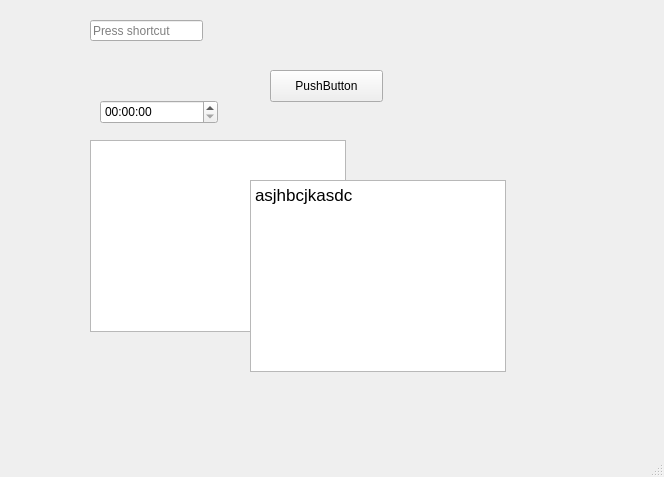
<?xml version="1.0" encoding="UTF-8"?>
<ui version="4.0">
 <class>MainWindow</class>
 <widget class="QMainWindow" name="MainWindow">
  <property name="geometry">
   <rect>
    <x>0</x>
    <y>0</y>
    <width>664</width>
    <height>477</height>
   </rect>
  </property>
  <property name="windowTitle">
   <string>MainWindow</string>
  </property>
  <widget class="QWidget" name="centralwidget">
   <widget class="QListView" name="listView">
    <property name="geometry">
     <rect>
      <x>90</x>
      <y>140</y>
      <width>256</width>
      <height>192</height>
     </rect>
    </property>
   </widget>
   <widget class="QPushButton" name="pushButton">
    <property name="geometry">
     <rect>
      <x>270</x>
      <y>70</y>
      <width>113</width>
      <height>32</height>
     </rect>
    </property>
    <property name="text">
     <string>PushButton</string>
    </property>
   </widget>
   <widget class="QTextBrowser" name="textBrowser">
    <property name="geometry">
     <rect>
      <x>250</x>
      <y>180</y>
      <width>256</width>
      <height>192</height>
     </rect>
    </property>
    <property name="html">
     <string>&lt;!DOCTYPE HTML PUBLIC &quot;-//W3C//DTD HTML 4.0//EN&quot; &quot;http://www.w3.org/TR/REC-html40/strict.dtd&quot;&gt;
&lt;html&gt;&lt;head&gt;&lt;meta name=&quot;qrichtext&quot; content=&quot;1&quot; /&gt;&lt;style type=&quot;text/css&quot;&gt;
p, li { white-space: pre-wrap; }
&lt;/style&gt;&lt;/head&gt;&lt;body style=&quot; font-family:'.AppleSystemUIFont'; font-size:13pt; font-weight:400; font-style:normal;&quot;&gt;
&lt;p style=&quot; margin-top:0px; margin-bottom:0px; margin-left:0px; margin-right:0px; -qt-block-indent:0; text-indent:0px;&quot;&gt;asjhbcjkasdc&lt;/p&gt;&lt;/body&gt;&lt;/html&gt;</string>
    </property>
   </widget>
   <widget class="QKeySequenceEdit" name="keySequenceEdit">
    <property name="geometry">
     <rect>
      <x>90</x>
      <y>20</y>
      <width>113</width>
      <height>21</height>
     </rect>
    </property>
   </widget>
   <widget class="QTimeEdit" name="timeEdit">
    <property name="geometry">
     <rect>
      <x>100</x>
      <y>100</y>
      <width>118</width>
      <height>24</height>
     </rect>
    </property>
   </widget>
  </widget>
  <widget class="QMenuBar" name="menubar">
   <property name="geometry">
    <rect>
     <x>0</x>
     <y>0</y>
     <width>664</width>
     <height>24</height>
    </rect>
   </property>
  </widget>
  <widget class="QStatusBar" name="statusbar"/>
 </widget>
 <resources/>
 <connections/>
</ui>
